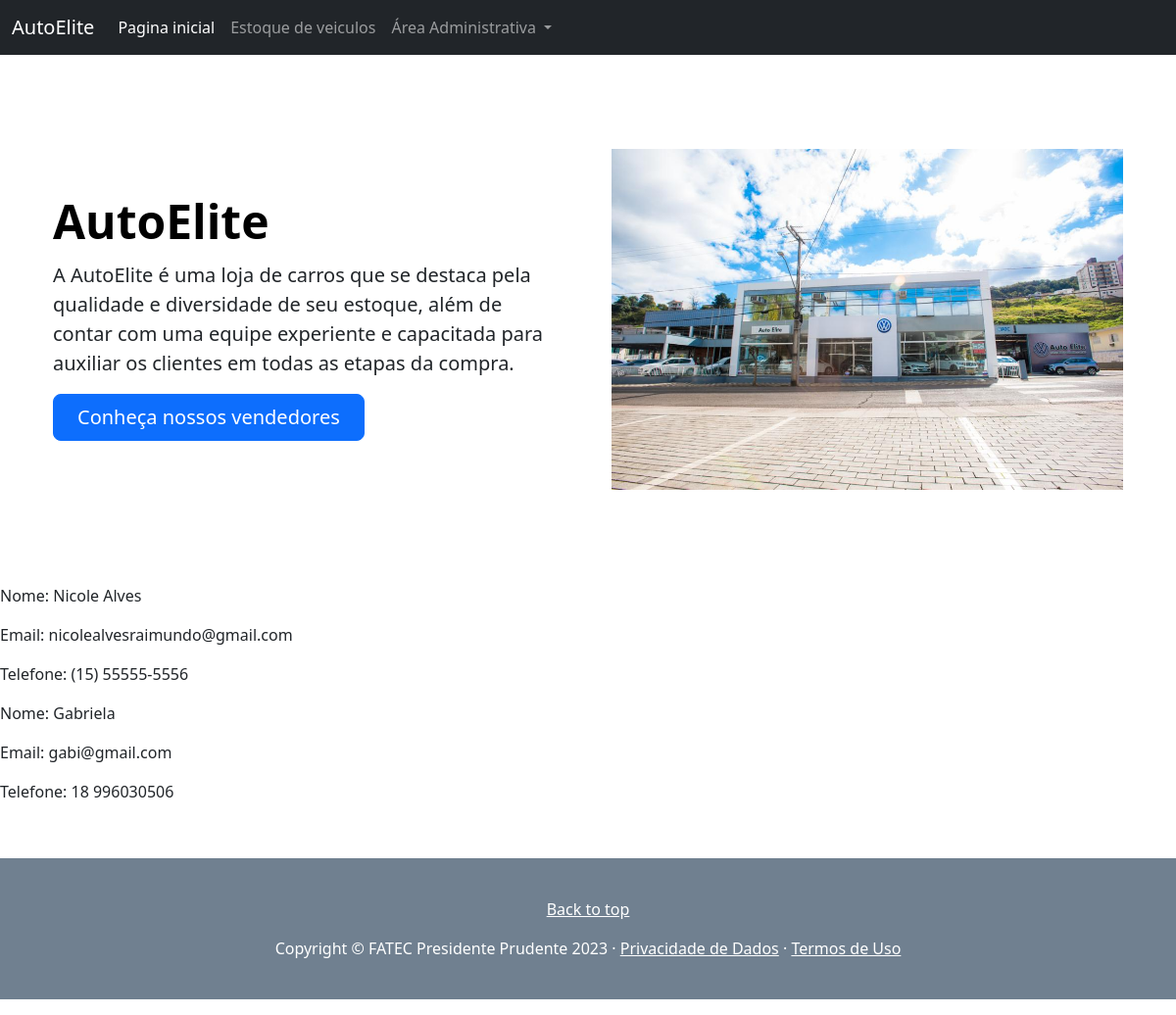
The page / on the database its author committed.
### tables this page shows
CREATE TABLE `vendedor` (
  `id` int(11) NOT NULL,
  `nome` varchar(150) NOT NULL,
  `email` varchar(255) NOT NULL,
  `telefone` varchar(18) NOT NULL
);

### Classes/Vendedor.php (called while the page is built, shortened)
<?php
class Vendedor{
    private string $nome;
    private string $email;
    private string $telefone;
	public function getNome(): string {
		return $this->nome;
	}
	public function getEmail(): string {
		return $this->email;
	}
	public function getTelefone(): string {
		return $this->telefone;
	}
}

### index.php (the view, shortened to what this page needs)
<?php
require "connection.php";
require "Classes/Vendedor.php";
$sql = "SELECT * FROM vendedor ORDER BY id";
$stmt = $conn->query($sql);
$vendedores = $stmt->fetchAll(PDO::FETCH_CLASS, "Vendedor");
require_once "header.php";
?>
<div class="container col-xxl-8 px-4 py-5">
  <div class="row flex-lg-row-reverse align-items-center g-5 py-5">
    <div class="col-10 col-sm-8 col-lg-6">
      <img src="Images/Fachada.jpeg" class="d-block mx-lg-auto img-fluid" alt="Loja Cursos" width="700" height="500" loading="lazy">
    </div>
    <div class="col-lg-6">
      <h1 class="display-5 fw-bold text-body-emphasis lh-1 mb-3">AutoElite</h1>
      <p class="lead">
      A AutoElite é uma loja de carros que se destaca pela qualidade e diversidade de seu estoque,
      além de contar com uma equipe experiente e
      capacitada para auxiliar os clientes em todas as etapas da compra.</p>
      <div class="d-grid gap-2 d-md-flex justify-content-md-start">
        <a href="cursos.php"><button type="button" class="btn btn-primary btn-lg px-4 me-md-2">Conheça nossos vendedores</button></a>
      </div>
    </div>
  </div>
</div>
<?php foreach ($vendedores as $vendedor) { ?>
<div>
<p>Nome: <?= $vendedor->getNome(); ?></p>
<p>Email: <?= $vendedor->getEmail(); ?></p>
<p>Telefone: <?= $vendedor->getTelefone(); ?></p>
</div>
<?php }?>
<?php require_once "footer.php"; ?>

### rows shown on the page
vendedor: nome "Nicole Alves", email "nicolealvesraimundo@gmail.com", telefone "(15) 55555-5556"
vendedor: nome "Gabriela", email "gabi@gmail.com", telefone "18 996030506"
